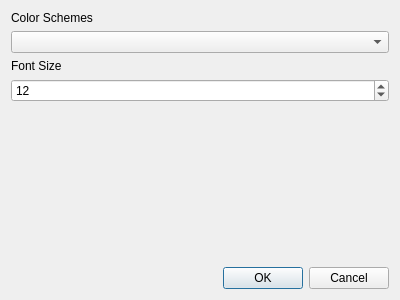
<?xml version="1.0" encoding="UTF-8"?>
<ui version="4.0">
 <class>GlobalOptions</class>
 <widget class="QDialog" name="GlobalOptions">
  <property name="geometry">
   <rect>
    <x>0</x>
    <y>0</y>
    <width>400</width>
    <height>300</height>
   </rect>
  </property>
  <property name="windowTitle">
   <string>GlobalOptions</string>
  </property>
  <layout class="QVBoxLayout" name="verticalLayout">
   <item>
    <widget class="QLabel" name="label">
     <property name="text">
      <string>Color Schemes</string>
     </property>
    </widget>
   </item>
   <item>
    <widget class="QComboBox" name="comBoxColorSchemes"/>
   </item>
   <item>
    <widget class="QLabel" name="label_2">
     <property name="text">
      <string>Font Size</string>
     </property>
    </widget>
   </item>
   <item>
    <widget class="QSpinBox" name="spinBoxFontSize">
     <property name="value">
      <number>12</number>
     </property>
    </widget>
   </item>
   <item>
    <spacer name="verticalSpacer">
     <property name="orientation">
      <enum>Qt::Vertical</enum>
     </property>
     <property name="sizeHint" stdset="0">
      <size>
       <width>20</width>
       <height>40</height>
      </size>
     </property>
    </spacer>
   </item>
   <item>
    <widget class="QDialogButtonBox" name="buttonBox">
     <property name="orientation">
      <enum>Qt::Horizontal</enum>
     </property>
     <property name="standardButtons">
      <set>QDialogButtonBox::Cancel|QDialogButtonBox::Ok</set>
     </property>
    </widget>
   </item>
  </layout>
 </widget>
 <resources/>
 <connections>
  <connection>
   <sender>buttonBox</sender>
   <signal>accepted()</signal>
   <receiver>GlobalOptions</receiver>
   <slot>accept()</slot>
   <hints>
    <hint type="sourcelabel">
     <x>248</x>
     <y>254</y>
    </hint>
    <hint type="destinationlabel">
     <x>157</x>
     <y>274</y>
    </hint>
   </hints>
  </connection>
  <connection>
   <sender>buttonBox</sender>
   <signal>rejected()</signal>
   <receiver>GlobalOptions</receiver>
   <slot>reject()</slot>
   <hints>
    <hint type="sourcelabel">
     <x>316</x>
     <y>260</y>
    </hint>
    <hint type="destinationlabel">
     <x>286</x>
     <y>274</y>
    </hint>
   </hints>
  </connection>
 </connections>
</ui>
